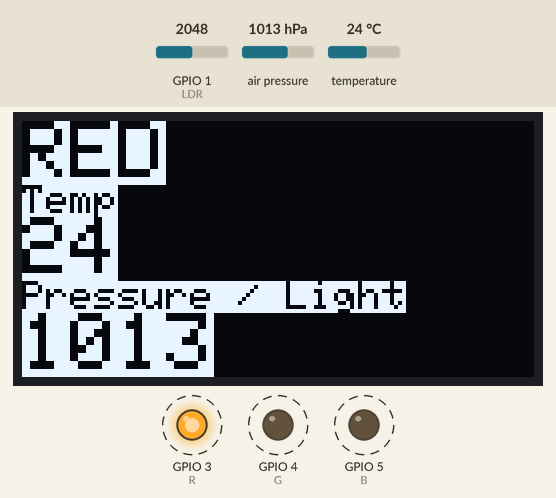
A sketch run on a simulated ESP32-C3. Parts: 128×64 one-colour display, output pins drawn as LEDs (lit = HIGH). Dashed ring = blinking. The test bench sets the inputs (shaded band); at power-on: air pressure 1013 hPa, temperature 24 °C, GPIO 1 (LDR) = 2048. What the sketch prints to the serial monitor is not drawn.

Above: at 2.26 s.
2.3 s: air pressure set to 952 hPa
At 2.9 s:
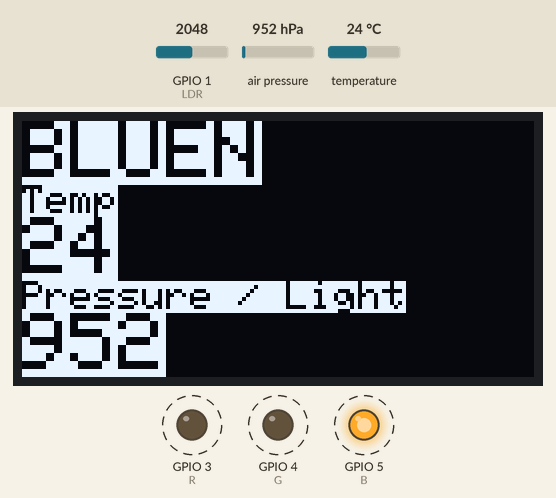
4.0 s: temperature set to 12 °C
At 4.29 s:
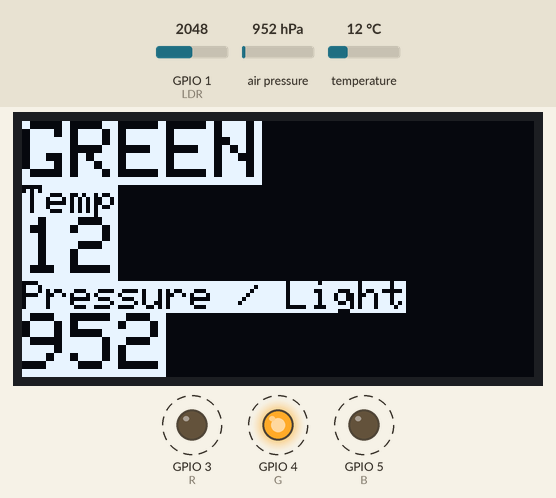
5.6 s: air pressure set to 975 hPa
At 5.69 s:
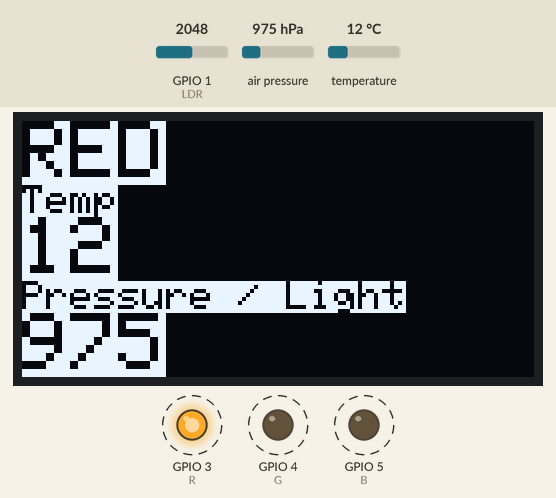
7.1 s: temperature set to 19 °C
At 7.22 s:
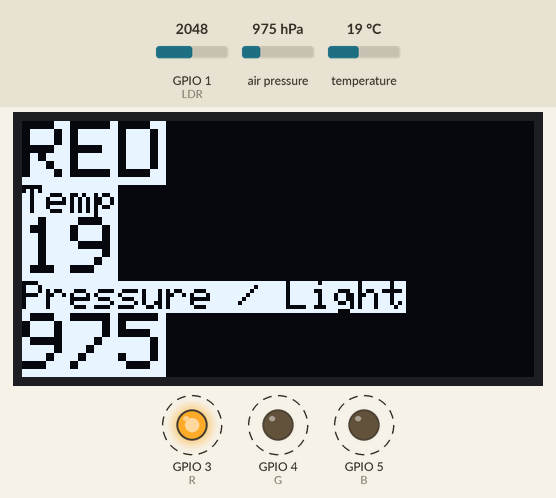
Timing chart, 0 to 9.6 s (numbered marks = the images above; inputs shaded):
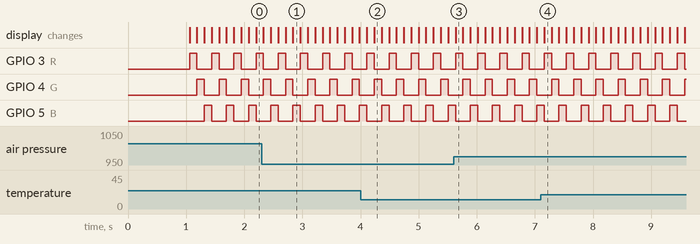

The sketch:

Blink_ESP32C3.ino
```cpp
#include <Wire.h>
#include <Adafruit_GFX.h>
#include <Adafruit_SSD1306.h>
#include <Adafruit_BMP280.h>
#define LDR 1
#define R 3 //red
#define G 4 //red
#define B 5 //red
#define SCREEN_WIDTH 128 // OLED display width, in pixels
#define SCREEN_HEIGHT 64 // OLED display height, in pixels
#define OLED_RESET     4 // Reset pin # (or -1 if sharing Arduino reset pin)
#define SCREEN_ADDRESS 0x3C ///< See datasheet for Address; 0x3D for 128x64, 0x3C for 128x32
Adafruit_SSD1306 display(SCREEN_WIDTH, SCREEN_HEIGHT, &Wire, OLED_RESET);
Adafruit_BMP280 bmp; // use I2C interface
Adafruit_Sensor *bmp_temp = bmp.getTemperatureSensor();
Adafruit_Sensor *bmp_pressure = bmp.getPressureSensor();

// the setup function runs once when you press reset or power the board
void setup() {
  // initialize digital pin LED_BUILTIN as an output.
  pinMode(R, OUTPUT);
  pinMode(G, OUTPUT);
  pinMode(B, OUTPUT);
  Serial.begin(115200);
  Serial.println("ESP32-C3");
 if(!display.begin(SSD1306_SWITCHCAPVCC, SCREEN_ADDRESS)) {
    Serial.println(F("SSD1306 allocation failed"));
    digitalWrite(R, HIGH);
    digitalWrite(G, LOW);
    digitalWrite(B, LOW);
    for(;;); // Don't proceed, loop forever
  }
  display.setTextSize(2);             // Normal 1:1 pixel scale
  display.setTextColor(SSD1306_WHITE);        // Draw white text
  display.setCursor(0,0);             // Start at top-left corner
  display.println(F("Hello, ESP32-C3!"));

  delay(1000);
  display.clearDisplay();

  unsigned status;
  //status = bmp.begin(BMP280_ADDRESS_ALT, BMP280_CHIPID);
  status = bmp.begin(0x76);
  if (!status) {
    Serial.println(F("Could not find a valid BMP280 sensor, check wiring or "
                      "try a different address!"));
    Serial.print("SensorID was: 0x"); Serial.println(bmp.sensorID(),16);
    Serial.print("        ID of 0xFF probably means a bad address, a BMP 180 or BMP 085\n");
    Serial.print("   ID of 0x56-0x58 represents a BMP 280,\n");
    Serial.print("        ID of 0x60 represents a BME 280.\n");
    Serial.print("        ID of 0x61 represents a BME 680.\n");
    while (1) delay(10);
  }

  /* Default settings from datasheet. */
  bmp.setSampling(Adafruit_BMP280::MODE_NORMAL,     /* Operating Mode. */
                  Adafruit_BMP280::SAMPLING_X2,     /* Temp. oversampling */
                  Adafruit_BMP280::SAMPLING_X16,    /* Pressure oversampling */
                  Adafruit_BMP280::FILTER_X16,      /* Filtering. */
                  Adafruit_BMP280::STANDBY_MS_500); /* Standby time. */

  bmp_temp->printSensorDetails();
}

// the loop function runs over and over again forever
void loop() {
  int read_ldr = analogRead(LDR);

  sensors_event_t temp_event, pressure_event;
  bmp_temp->getEvent(&temp_event);
  bmp_pressure->getEvent(&pressure_event);

  display.setCursor(0,16);             // Start at top-left corner
  display.setTextSize(1);
  display.println(F("Temp"));
  display.setTextSize(2);
  display.println(int(temp_event.temperature), DEC);
  display.setTextSize(1);
  display.println(F("Pressure / Light"));
  display.setTextSize(2);
  display.print(int(pressure_event.pressure), DEC);
//  display.print(F(" "));
//  display.println(int(read_ldr), DEC);


//  display.setTextSize(1);             // Normal 1:1 pixel scale
//  display.setTextColor(SSD1306_WHITE);        // Draw white text
  display.setCursor(0,0);             // Start at top-left corner
//  display.println(F("Hello, world!"));
//
  display.setTextSize(2);
  display.setTextColor(SSD1306_BLACK, SSD1306_WHITE); // Draw 'inverse' text
  display.println(F("RED"));

//  display.setTextSize(2);             // Draw 2X-scale text
//  display.setTextColor(SSD1306_WHITE);
//  display.print(F("0x")); display.println(0xDEADBEEF, HEX);

  display.display();
  Serial.println("RED");
  digitalWrite(R, HIGH);
  digitalWrite(G, LOW);
  digitalWrite(B, LOW);
  delay(100);
  display.setCursor(0,0);             // Start at top-left corner
  display.setTextSize(2);
  display.setTextColor(SSD1306_BLACK, SSD1306_WHITE); // Draw 'inverse' text
  display.println(F("GREEN"));
  display.display();

  Serial.println("GREEN");
  digitalWrite(R, LOW);
  digitalWrite(G, HIGH);
  digitalWrite(B, LOW);
  delay(100);
  display.setCursor(0,0);             // Start at top-left corner
  display.setTextSize(2);
  display.setTextColor(SSD1306_BLACK, SSD1306_WHITE); // Draw 'inverse' text
  display.println(F("BLUE"));
  display.display();
  Serial.println("BLUe");
  digitalWrite(R, LOW);
  digitalWrite(G, LOW);
  digitalWrite(B, HIGH);
  delay(100);
  display.clearDisplay();

}
```

Measured:
- by itself, GPIO 3 (R), GPIO 4 (G): alternates HIGH for 0.13 s and LOW for 0.26 s
- by itself, GPIO 5 (B): alternates HIGH for 0.13 s and LOW for 0.25 s
